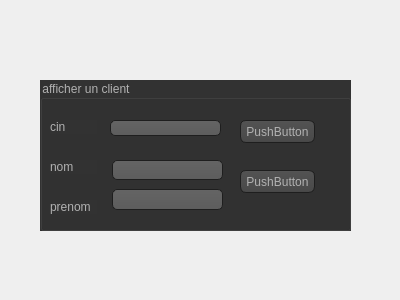
<?xml version="1.0" encoding="UTF-8"?>
<ui version="4.0">
 <class>Dialog</class>
 <widget class="QDialog" name="Dialog">
  <property name="geometry">
   <rect>
    <x>0</x>
    <y>0</y>
    <width>400</width>
    <height>300</height>
   </rect>
  </property>
  <property name="windowTitle">
   <string>Dialog</string>
  </property>
  <widget class="QGroupBox" name="groupBox">
   <property name="geometry">
    <rect>
     <x>40</x>
     <y>80</y>
     <width>311</width>
     <height>151</height>
    </rect>
   </property>
   <property name="styleSheet">
    <string notr="true">QToolTip
{
     border: 1px solid black;
     background-color: #ffa02f;
     padding: 1px;
     border-radius: 3px;
     opacity: 100;
}

QWidget
{
    color: #b1b1b1;
    background-color: #323232;
}

QWidget:item:hover
{
    background-color: QLinearGradient( x1: 0, y1: 0, x2: 0, y2: 1, stop: 0 #ffa02f, stop: 1 #ca0619);
    color: #000000;
}

QWidget:item:selected
{
    background-color: QLinearGradient( x1: 0, y1: 0, x2: 0, y2: 1, stop: 0 #ffa02f, stop: 1 #d7801a);
}

QMenuBar::item
{
    background: transparent;
}

QMenuBar::item:selected
{
    background: transparent;
    border: 1px solid #ffaa00;
}

QMenuBar::item:pressed
{
    background: #444;
    border: 1px solid #000;
    background-color: QLinearGradient(
        x1:0, y1:0,
        x2:0, y2:1,
        stop:1 #212121,
        stop:0.4 #343434/*,
        stop:0.2 #343434,
        stop:0.1 #ffaa00*/
    );
    margin-bottom:-1px;
    padding-bottom:1px;
}

QMenu
{
    border: 1px solid #000;
}

QMenu::item
{
    padding: 2px 20px 2px 20px;
}

QMenu::item:selected
{
    color: #000000;
}

QWidget:disabled
{
    color: #404040;
    background-color: #323232;
}

QAbstractItemView
{
    background-color: QLinearGradient( x1: 0, y1: 0, x2: 0, y2: 1, stop: 0 #4d4d4d, stop: 0.1 #646464, stop: 1 #5d5d5d);
}

QWidget:focus
{
    /*border: 2px solid QLinearGradient( x1: 0, y1: 0, x2: 0, y2: 1, stop: 0 #ffa02f, stop: 1 #d7801a);*/
}

QLineEdit
{
    background-color: QLinearGradient( x1: 0, y1: 0, x2: 0, y2: 1, stop: 0 #4d4d4d, stop: 0 #646464, stop: 1 #5d5d5d);
    padding: 1px;
    border-style: solid;
    border: 1px solid #1e1e1e;
    border-radius: 5;
}

QPushButton
{
    color: #b1b1b1;
    background-color: QLinearGradient( x1: 0, y1: 0, x2: 0, y2: 1, stop: 0 #565656, stop: 0.1 #525252, stop: 0.5 #4e4e4e, stop: 0.9 #4a4a4a, stop: 1 #464646);
    border-width: 1px;
    border-color: #1e1e1e;
    border-style: solid;
    border-radius: 6;
    padding: 3px;
    font-size: 12px;
    padding-left: 5px;
    padding-right: 5px;
}

QPushButton:pressed
{
    background-color: QLinearGradient( x1: 0, y1: 0, x2: 0, y2: 1, stop: 0 #2d2d2d, stop: 0.1 #2b2b2b, stop: 0.5 #292929, stop: 0.9 #282828, stop: 1 #252525);
}

QComboBox
{
    selection-background-color: #ffaa00;
    background-color: QLinearGradient( x1: 0, y1: 0, x2: 0, y2: 1, stop: 0 #565656, stop: 0.1 #525252, stop: 0.5 #4e4e4e, stop: 0.9 #4a4a4a, stop: 1 #464646);
    border-style: solid;
    border: 1px solid #1e1e1e;
    border-radius: 5;
}

QComboBox:hover,QPushButton:hover
{
    border: 2px solid QLinearGradient( x1: 0, y1: 0, x2: 0, y2: 1, stop: 0 #ffa02f, stop: 1 #d7801a);
}


QComboBox:on
{
    padding-top: 3px;
    padding-left: 4px;
    background-color: QLinearGradient( x1: 0, y1: 0, x2: 0, y2: 1, stop: 0 #2d2d2d, stop: 0.1 #2b2b2b, stop: 0.5 #292929, stop: 0.9 #282828, stop: 1 #252525);
    selection-background-color: #ffaa00;
}

QComboBox QAbstractItemView
{
    border: 2px solid darkgray;
    selection-background-color: QLinearGradient( x1: 0, y1: 0, x2: 0, y2: 1, stop: 0 #ffa02f, stop: 1 #d7801a);
}

QComboBox::drop-down
{
     subcontrol-origin: padding;
     subcontrol-position: top right;
     width: 15px;

     border-left-width: 0px;
     border-left-color: darkgray;
     border-left-style: solid; /* just a single line */
     border-top-right-radius: 3px; /* same radius as the QComboBox */
     border-bottom-right-radius: 3px;
 }

QComboBox::down-arrow
{
     image: url(:/down_arrow.png);
}

QGroupBox:focus
{
border: 2px solid QLinearGradient( x1: 0, y1: 0, x2: 0, y2: 1, stop: 0 #ffa02f, stop: 1 #d7801a);
}

QTextEdit:focus
{
    border: 2px solid QLinearGradient( x1: 0, y1: 0, x2: 0, y2: 1, stop: 0 #ffa02f, stop: 1 #d7801a);
}

QScrollBar:horizontal {
     border: 1px solid #222222;
     background: QLinearGradient( x1: 0, y1: 0, x2: 0, y2: 1, stop: 0.0 #121212, stop: 0.2 #282828, stop: 1 #484848);
     height: 7px;
     margin: 0px 16px 0 16px;
}

QScrollBar::handle:horizontal
{
      background: QLinearGradient( x1: 0, y1: 0, x2: 1, y2: 0, stop: 0 #ffa02f, stop: 0.5 #d7801a, stop: 1 #ffa02f);
      min-height: 20px;
      border-radius: 2px;
}

QScrollBar::add-line:horizontal {
      border: 1px solid #1b1b19;
      border-radius: 2px;
      background: QLinearGradient( x1: 0, y1: 0, x2: 1, y2: 0, stop: 0 #ffa02f, stop: 1 #d7801a);
      width: 14px;
      subcontrol-position: right;
      subcontrol-origin: margin;
}

QScrollBar::sub-line:horizontal {
      border: 1px solid #1b1b19;
      border-radius: 2px;
      background: QLinearGradient( x1: 0, y1: 0, x2: 1, y2: 0, stop: 0 #ffa02f, stop: 1 #d7801a);
      width: 14px;
     subcontrol-position: left;
     subcontrol-origin: margin;
}

QScrollBar::right-arrow:horizontal, QScrollBar::left-arrow:horizontal
{
      border: 1px solid black;
      width: 1px;
      height: 1px;
      background: white;
}

QScrollBar::add-page:horizontal, QScrollBar::sub-page:horizontal
{
      background: none;
}

QScrollBar:vertical
{
      background: QLinearGradient( x1: 0, y1: 0, x2: 1, y2: 0, stop: 0.0 #121212, stop: 0.2 #282828, stop: 1 #484848);
      width: 7px;
      margin: 16px 0 16px 0;
      border: 1px solid #222222;
}

QScrollBar::handle:vertical
{
      background: QLinearGradient( x1: 0, y1: 0, x2: 0, y2: 1, stop: 0 #ffa02f, stop: 0.5 #d7801a, stop: 1 #ffa02f);
      min-height: 20px;
      border-radius: 2px;
}

QScrollBar::add-line:vertical
{
      border: 1px solid #1b1b19;
      border-radius: 2px;
      background: QLinearGradient( x1: 0, y1: 0, x2: 0, y2: 1, stop: 0 #ffa02f, stop: 1 #d7801a);
      height: 14px;
      subcontrol-position: bottom;
      subcontrol-origin: margin;
}

QScrollBar::sub-line:vertical
{
      border: 1px solid #1b1b19;
      border-radius: 2px;
      background: QLinearGradient( x1: 0, y1: 0, x2: 0, y2: 1, stop: 0 #d7801a, stop: 1 #ffa02f);
      height: 14px;
      subcontrol-position: top;
      subcontrol-origin: margin;
}

QScrollBar::up-arrow:vertical, QScrollBar::down-arrow:vertical
{
      border: 1px solid black;
      width: 1px;
      height: 1px;
      background: white;
}


QScrollBar::add-page:vertical, QScrollBar::sub-page:vertical
{
      background: none;
}

QTextEdit
{
    background-color: #242424;
}

QPlainTextEdit
{
    background-color: #242424;
}

QHeaderView::section
{
    background-color: QLinearGradient(x1:0, y1:0, x2:0, y2:1, stop:0 #616161, stop: 0.5 #505050, stop: 0.6 #434343, stop:1 #656565);
    color: white;
    padding-left: 4px;
    border: 1px solid #6c6c6c;
}

QCheckBox:disabled
{
color: #414141;
}

QDockWidget::title
{
    text-align: center;
    spacing: 3px; /* spacing between items in the tool bar */
    background-color: QLinearGradient(x1:0, y1:0, x2:0, y2:1, stop:0 #323232, stop: 0.5 #242424, stop:1 #323232);
}

QDockWidget::close-button, QDockWidget::float-button
{
    text-align: center;
    spacing: 1px; /* spacing between items in the tool bar */
    background-color: QLinearGradient(x1:0, y1:0, x2:0, y2:1, stop:0 #323232, stop: 0.5 #242424, stop:1 #323232);
}

QDockWidget::close-button:hover, QDockWidget::float-button:hover
{
    background: #242424;
}

QDockWidget::close-button:pressed, QDockWidget::float-button:pressed
{
    padding: 1px -1px -1px 1px;
}

QMainWindow::separator
{
    background-color: QLinearGradient(x1:0, y1:0, x2:0, y2:1, stop:0 #161616, stop: 0.5 #151515, stop: 0.6 #212121, stop:1 #343434);
    color: white;
    padding-left: 4px;
    border: 1px solid #4c4c4c;
    spacing: 3px; /* spacing between items in the tool bar */
}

QMainWindow::separator:hover
{

    background-color: QLinearGradient(x1:0, y1:0, x2:0, y2:1, stop:0 #d7801a, stop:0.5 #b56c17 stop:1 #ffa02f);
    color: white;
    padding-left: 4px;
    border: 1px solid #6c6c6c;
    spacing: 3px; /* spacing between items in the tool bar */
}

QToolBar::handle
{
     spacing: 3px; /* spacing between items in the tool bar */
     background: url(:/images/handle.png);
}

QMenu::separator
{
    height: 2px;
    background-color: QLinearGradient(x1:0, y1:0, x2:0, y2:1, stop:0 #161616, stop: 0.5 #151515, stop: 0.6 #212121, stop:1 #343434);
    color: white;
    padding-left: 4px;
    margin-left: 10px;
    margin-right: 5px;
}

QProgressBar
{
    border: 2px solid grey;
    border-radius: 5px;
    text-align: center;
}

QProgressBar::chunk
{
    background-color: #d7801a;
    width: 2.15px;
    margin: 0.5px;
}

QTabBar::tab {
    color: #b1b1b1;
    border: 1px solid #444;
    border-bottom-style: none;
    background-color: #323232;
    padding-left: 10px;
    padding-right: 10px;
    padding-top: 3px;
    padding-bottom: 2px;
    margin-right: -1px;
}

QTabWidget::pane {
    border: 1px solid #444;
    top: 1px;
}

QTabBar::tab:last
{
    margin-right: 0; /* the last selected tab has nothing to overlap with on the right */
    border-top-right-radius: 3px;
}

QTabBar::tab:first:!selected
{
 margin-left: 0px; /* the last selected tab has nothing to overlap with on the right */


    border-top-left-radius: 3px;
}

QTabBar::tab:!selected
{
    color: #b1b1b1;
    border-bottom-style: solid;
    margin-top: 3px;
    background-color: QLinearGradient(x1:0, y1:0, x2:0, y2:1, stop:1 #212121, stop:.4 #343434);
}

QTabBar::tab:selected
{
    border-top-left-radius: 3px;
    border-top-right-radius: 3px;
    margin-bottom: 0px;
}

QTabBar::tab:!selected:hover
{
    /*border-top: 2px solid #ffaa00;
    padding-bottom: 3px;*/
    border-top-left-radius: 3px;
    border-top-right-radius: 3px;
    background-color: QLinearGradient(x1:0, y1:0, x2:0, y2:1, stop:1 #212121, stop:0.4 #343434, stop:0.2 #343434, stop:0.1 #ffaa00);
}

QRadioButton::indicator:checked, QRadioButton::indicator:unchecked{
    color: #b1b1b1;
    background-color: #323232;
    border: 1px solid #b1b1b1;
    border-radius: 6px;
}

QRadioButton::indicator:checked
{
    background-color: qradialgradient(
        cx: 0.5, cy: 0.5,
        fx: 0.5, fy: 0.5,
        radius: 1.0,
        stop: 0.25 #ffaa00,
        stop: 0.3 #323232
    );
}

QCheckBox::indicator{
    color: #b1b1b1;
    background-color: #323232;
    border: 1px solid #b1b1b1;
    width: 9px;
    height: 9px;
}

QRadioButton::indicator
{
    border-radius: 6px;
}

QRadioButton::indicator:hover, QCheckBox::indicator:hover
{
    border: 1px solid #ffaa00;
}

QCheckBox::indicator:checked
{
    image:url(:/images/checkbox.png);
}

QCheckBox::indicator:disabled, QRadioButton::indicator:disabled
{
    border: 1px solid #444;
}</string>
   </property>
   <property name="title">
    <string>afficher un client</string>
   </property>
   <widget class="QLabel" name="label">
    <property name="geometry">
     <rect>
      <x>10</x>
      <y>40</y>
      <width>47</width>
      <height>14</height>
     </rect>
    </property>
    <property name="text">
     <string>cin</string>
    </property>
   </widget>
   <widget class="QLabel" name="label_2">
    <property name="geometry">
     <rect>
      <x>10</x>
      <y>80</y>
      <width>47</width>
      <height>14</height>
     </rect>
    </property>
    <property name="text">
     <string>nom</string>
    </property>
   </widget>
   <widget class="QLabel" name="label_3">
    <property name="geometry">
     <rect>
      <x>10</x>
      <y>120</y>
      <width>47</width>
      <height>14</height>
     </rect>
    </property>
    <property name="text">
     <string>prenom</string>
    </property>
   </widget>
   <widget class="QLineEdit" name="lineEdit_CIN2">
    <property name="geometry">
     <rect>
      <x>70</x>
      <y>40</y>
      <width>111</width>
      <height>16</height>
     </rect>
    </property>
   </widget>
   <widget class="QLineEdit" name="lineEdit_nom2">
    <property name="geometry">
     <rect>
      <x>72</x>
      <y>80</y>
      <width>111</width>
      <height>20</height>
     </rect>
    </property>
   </widget>
   <widget class="QLineEdit" name="lineEdit_prenom3">
    <property name="geometry">
     <rect>
      <x>72</x>
      <y>109</y>
      <width>111</width>
      <height>21</height>
     </rect>
    </property>
   </widget>
   <widget class="QPushButton" name="pushButton">
    <property name="geometry">
     <rect>
      <x>200</x>
      <y>40</y>
      <width>75</width>
      <height>23</height>
     </rect>
    </property>
    <property name="text">
     <string>PushButton</string>
    </property>
   </widget>
   <widget class="QPushButton" name="pushButton_2">
    <property name="geometry">
     <rect>
      <x>200</x>
      <y>90</y>
      <width>75</width>
      <height>23</height>
     </rect>
    </property>
    <property name="text">
     <string>PushButton</string>
    </property>
   </widget>
  </widget>
 </widget>
 <resources/>
 <connections/>
</ui>
